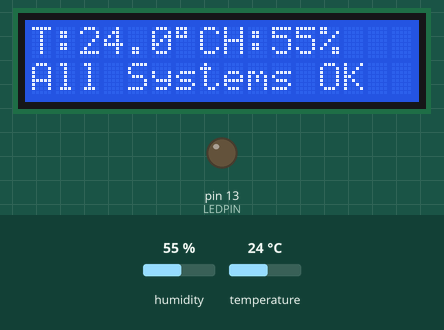
Simulated run of this sketch. Board: Arduino Uno, built with avr-gcc and run on an emulated ATmega328P. Parts: 16×2 character LCD, output pins drawn as LEDs (lit = HIGH). The test bench sets the inputs (shaded band); at power-on: humidity 55 %, temperature 24 °C.

Above: at 3.2 s.
3.3 s: humidity set to 22 %
At 7.0 s:
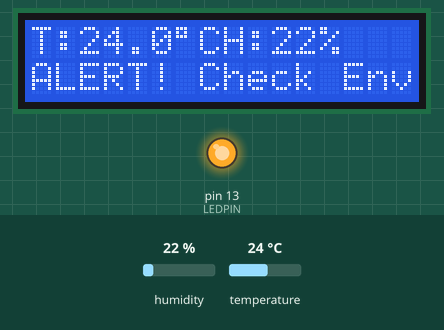
9.5 s: temperature set to 16 °C
At 11.3 s:
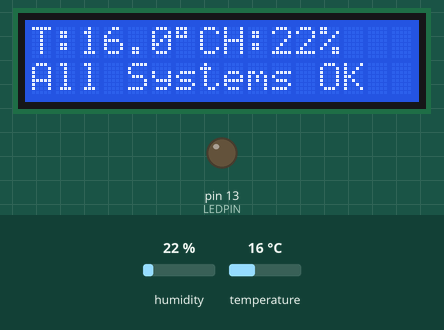
14.3 s: temperature set to 13 °C
At 18.6 s:
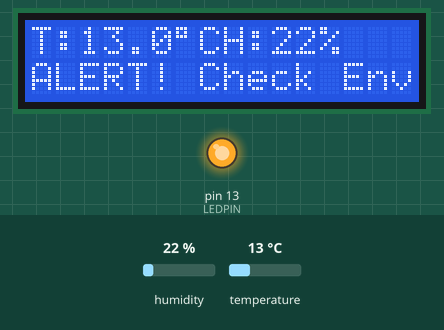
19.5 s: humidity set to 40 %
At 22.8 s:
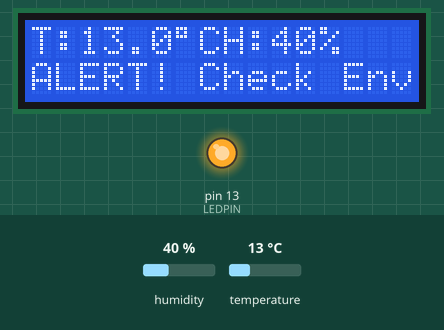
Timing chart, 0 to 24.3 s (numbered marks = the images above; inputs shaded):
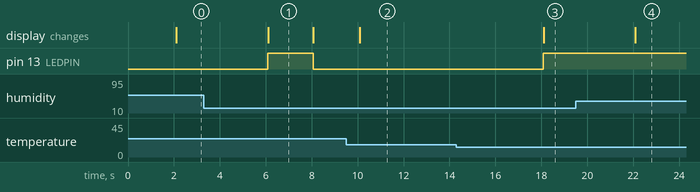

Measured:
- the behaviour switches between 15 and 14 °C on temperature (found by bisection; images 2 and 3)
- after the input at 3.3 s, pin 13 (LEDPIN): LOW → HIGH after 2.8 s, → LOW 2.0 s later; the display: changes after 2.8 s (image 1)
- after the input at 9.5 s, the display: changes after 0.60 s (image 2)
- after the input at 14.3 s, pin 13 (LEDPIN): LOW → HIGH after 3.8 s; the display: changes after 3.8 s (image 3)
- after the input at 19.5 s, the display: changes after 2.6 s (image 4)
- what the display in image 1 shows lasts 2.0 s, from 6.1 s to 8.1 s

The sketch:

anomaly-detector-gulfstream-550.ino
```cpp
#include <DHT.h>
#include <LiquidCrystal.h>

LiquidCrystal lcd(5, 6, 10, 11, 12, 9);

#define DHTPIN 2
#define LEDPIN 13
#define DHTTYPE DHT11
DHT dht(DHTPIN, DHTTYPE);

// AI Parameters
const float alpha = 0.5;
const float thresholdMultiplier = 5.0;

// Aviation Limits
const float TEMP_MIN = 15.0, TEMP_MAX = 35.0;
const float HUM_MIN = 20.0, HUM_MAX = 80.0;

// Dynamic baselines
float smoothedTemp = 25.0, smoothedHum = 40.0;
float tempVariance = 1.0, humVariance = 1.0;
float prevHum = 40.0; // Tracks previous raw humidity

void setup() {
  Serial.begin(9600);
  lcd.begin(16, 2);
  dht.begin();
  pinMode(LEDPIN, OUTPUT);

  lcd.print("Aviation Monitor");
  lcd.setCursor(0, 1);
  lcd.print("Initializing...");
  delay(2000);
  lcd.clear();
}

void loop() {
  static unsigned long lastUpdate = 0;
  const float MAX_HUM_DELTA = 15.0;

  if(millis() - lastUpdate >= 2000) {
    lastUpdate = millis();

    float newTemp = dht.readTemperature();
    float newHum = dht.readHumidity();

    if(!isnan(newTemp) && !isnan(newHum)) {
      // Calculate rate-of-change
      float humDelta = abs(newHum - prevHum);

      // Update adaptive baselines
      smoothedTemp = alpha*newTemp + (1-alpha)*smoothedTemp;
      smoothedHum = alpha*newHum + (1-alpha)*smoothedHum;

      // Update variances
      tempVariance = alpha*pow(newTemp - smoothedTemp, 2) + (1-alpha)*tempVariance;
      humVariance = alpha*pow(newHum - smoothedHum, 2) + (1-alpha)*humVariance;

      // Calculate thresholds
      float tempThreshold = thresholdMultiplier * sqrt(tempVariance);
      float humThreshold = thresholdMultiplier * sqrt(humVariance);

      // Anomaly detection
      bool tempAnomaly = (abs(newTemp - smoothedTemp) > tempThreshold) ||
                        (newTemp < TEMP_MIN) || (newTemp > TEMP_MAX);

      bool humAnomaly = (abs(newHum - smoothedHum) > humThreshold) ||
                        (newHum < HUM_MIN) || (newHum > HUM_MAX) ||
                        (humDelta > MAX_HUM_DELTA); // Use pre-update prevHum

      bool anomaly = tempAnomaly || humAnomaly;
      digitalWrite(LEDPIN, anomaly);
      updateDisplay(newTemp, newHum, anomaly);

      prevHum = newHum;
    }
  }
}

void updateDisplay(float temp, float hum, bool anomaly) {
  lcd.clear();
  lcd.setCursor(0, 0);
  lcd.print("T:"); lcd.print(temp,1); lcd.write(223); lcd.print("C");
  lcd.setCursor(8, 0);
  lcd.print("H:"); lcd.print(hum,0); lcd.print("%");

  lcd.setCursor(0, 1);
  lcd.print(anomaly ? "ALERT! Check Env" : "All Systems OK");
}
```
